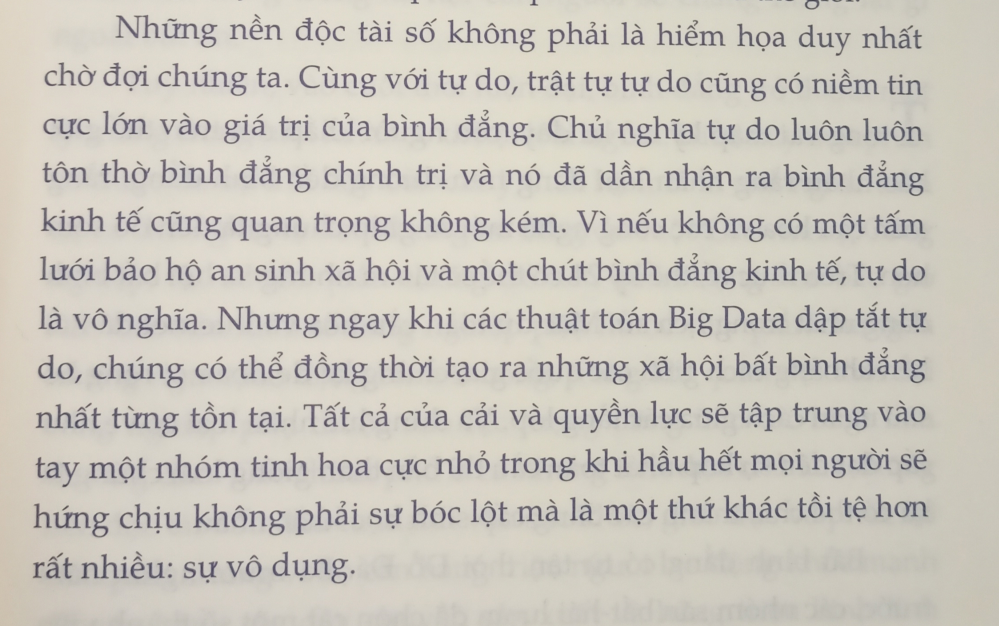
#> input picture img/input/21.jpg, 1998 x 1252 px (shown at 1/2 size); its folder holds only this picture in this run
$ python -i img_processing.py   (imports and definitions only)
#> lines starting #> are read from the running program, lines starting #| are printed output that depends on the picture; after the words box and inside, x2 and y2 are one past the last pixel; in counts of white or black regions, pixels touching at a corner belong together
import os
import random
import string
import time

import cv2
import numpy as np
import pytesseract


def resize_image(image, scale_percent=100, new_width=1000):
    if scale_percent == 100:
        scale_percent = new_width / image.shape[1] * 100

    width = int(image.shape[1] * scale_percent / 100)
    height = int(image.shape[0] * scale_percent / 100)
    dim = (width, height)
    return cv2.resize(image, dim, interpolation=cv2.INTER_AREA)


def preprocess_image(image, ksize, component):
    gray_image = cv2.cvtColor(image, cv2.COLOR_BGR2GRAY)
    _, thresh_image = cv2.threshold(255 - gray_image, 127, 255, cv2.THRESH_OTSU)
    rect_kernel = cv2.getStructuringElement(cv2.MORPH_RECT, ksize)

    #Applying erosion on the threshold image


    # Applying dilation on the threshold image

    if component == "char":
        dst = cv2.morphologyEx(thresh_image, cv2.MORPH_ERODE, cv2.getStructuringElement(cv2.MORPH_RECT, (1, 2)))
        dst = cv2.dilate(dst, rect_kernel, iterations=1)
    else:
        dst = cv2.dilate(thresh_image, rect_kernel, iterations=1)

    # # Display the image
    # random_string = ''.join(random.choice(string.ascii_lowercase + string.digits) for _ in range(5))
    # cv2.imshow(random_string, dst)
    return dst


# [35 lines left out: functions thinner, preprocess_image_adaptive, not called in this run]


def find_contours(thresh_image):
    contours, hierarchy = cv2.findContours(thresh_image, cv2.RETR_EXTERNAL, cv2.CHAIN_APPROX_SIMPLE)
    return contours


def filter_contours(contours, component):
    filtered_contours = []

    mean_area = np.mean([cv2.contourArea(cnt) for cnt in contours])
    # mean_width = np.mean([cv2.boundingRect(cnt)[2] for cnt in contours])
    mean_height = np.mean([cv2.boundingRect(cnt)[3] for cnt in contours if cv2.boundingRect(cnt)[3] > 30])

    for cnt in contours:
        area = cv2.contourArea(cnt)
        x, y, w, h = cv2.boundingRect(cnt)

        # Filter based on aspect ratio, area, and other desired criteria
        if component == "region":
            if mean_height * 0.75 < h < mean_height * 1.5:
                filtered_contours.append(cnt)
        elif component == "word":
            if area > 300 and 0.5 < w / h < 10:
                filtered_contours.append(cnt)
        elif component == "char":
            if mean_area / 5 < area < mean_area * 2.5 and 0.1 <= w / h <= 2.5:
                filtered_contours.append(cnt)

    return filtered_contours


# [41 lines of commented-out code are left out]


def detect_regions(image, preprocess_method=preprocess_image, ksize=(25, 30), blocksize=9, scale_percent=60):
    resized_image = resize_image(image, scale_percent=scale_percent)

    global preprocessed_image
    if preprocess_method == preprocess_image_adaptive:
        preprocessed_image = preprocess_method(resized_image, blocksize)
    elif preprocess_method == preprocess_image:
        preprocessed_image = preprocess_method(resized_image, ksize, "region")

    contours = find_contours(preprocessed_image)
    region_contours = filter_contours(contours, "region")

    regions = []
    image2 = resized_image.copy()
    for i, contour in enumerate(region_contours):
        x, y, w, h = cv2.boundingRect(contour)
        cv2.rectangle(image2, (x, y), (x + w, y + h), (0, 255, 0), 1)
        regions.append(resized_image[y:y + h, x:x + w])
    cv2.imshow("Regions", image2)

    return regions


# [103 lines left out: functions detect_words, detect_chars, __convert_to_normal_char, write_image, sort_contours, not called in this run]

>>> import cv2
>>> picture = cv2.imread('../img/input/21.jpg')
#> picture is the input picture: shape (1252, 1998, 3); mean B, G, R 188.8, 197.8, 202
>>> result = detect_regions(picture)
#> in resize_image, `return cv2.resize(image, dim, interpolation=cv2.INTER_AREA)`:
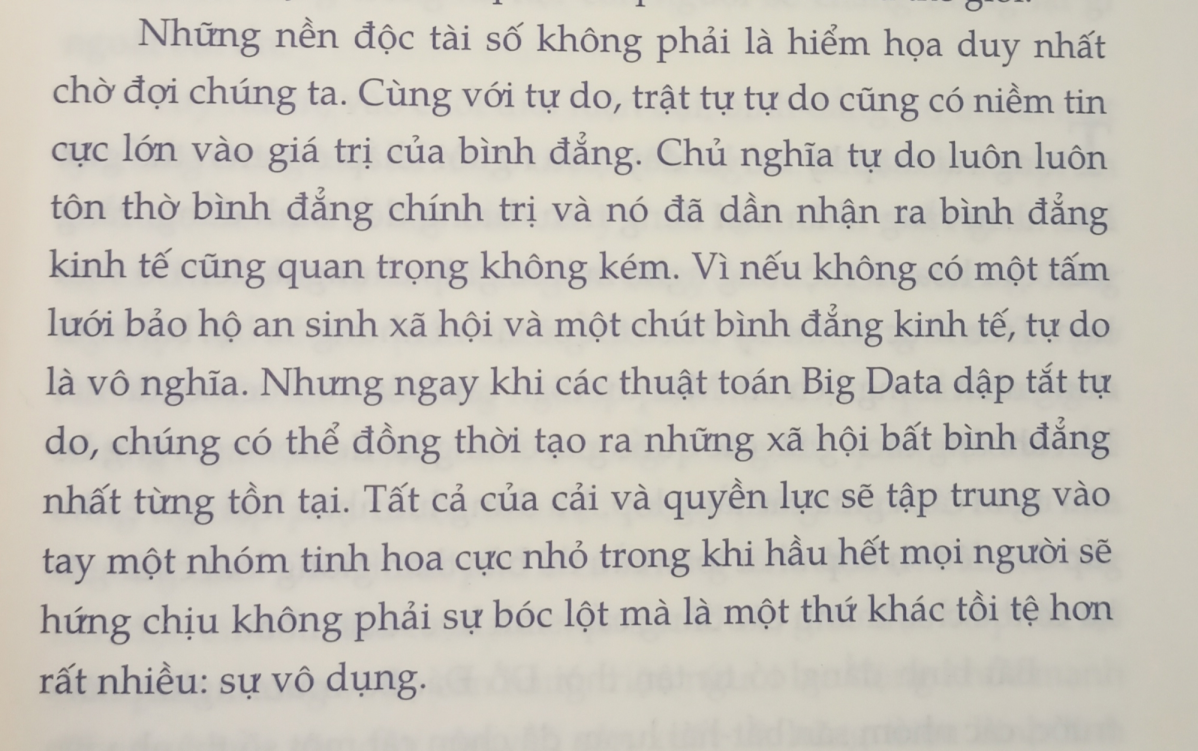
#> returned value: shape (751, 1198, 3); mean of channels 0, 1, 2 188.8, 197.8, 202; drawn as B, G, R
#> in preprocess_image, `_, thresh_image = cv2.threshold(255 - gray_image, 127, 255, cv2.THRESH..`:
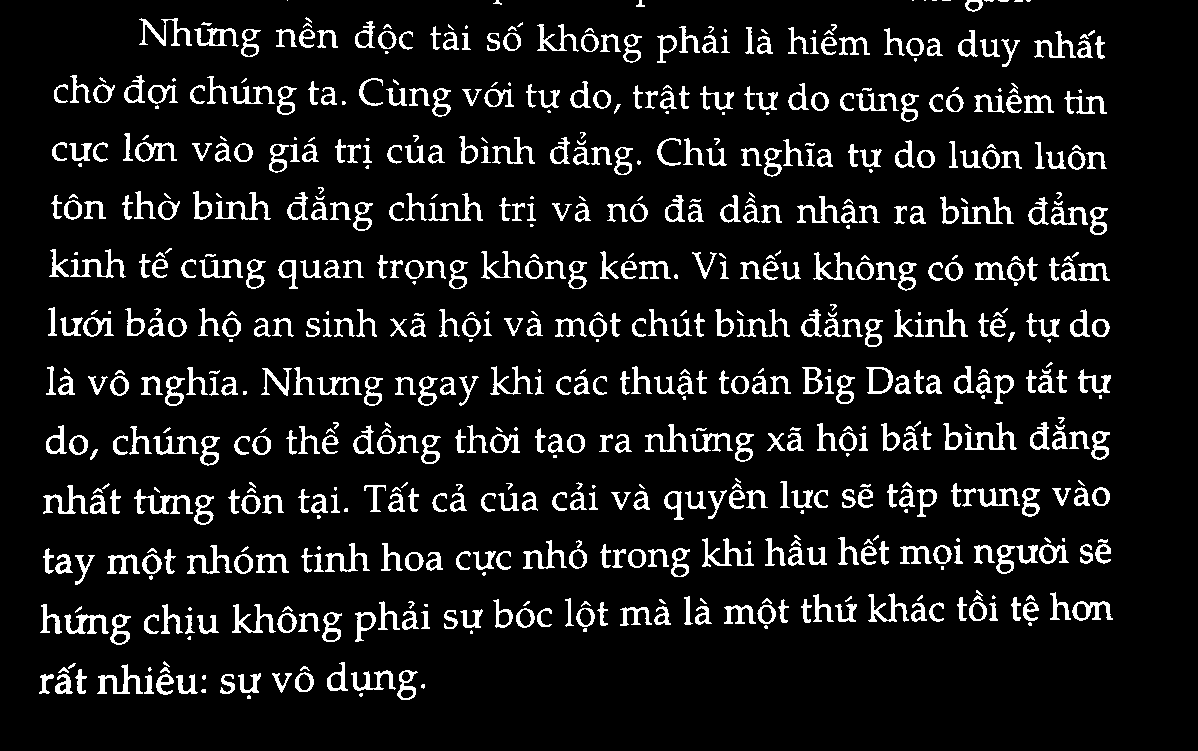
#> thresh_image: shape (751, 1198); 9.8% white; 697 white regions (146 under 20 px), largest, box (x1, y1, x2, y2) and area: (134, 489, 193, 514) 524, (702, 538, 754, 567) 489, (965, 422, 1017, 450) 483
#> in preprocess_image, `dst = cv2.dilate(thresh_image, rect_kernel, iterations=1)`:
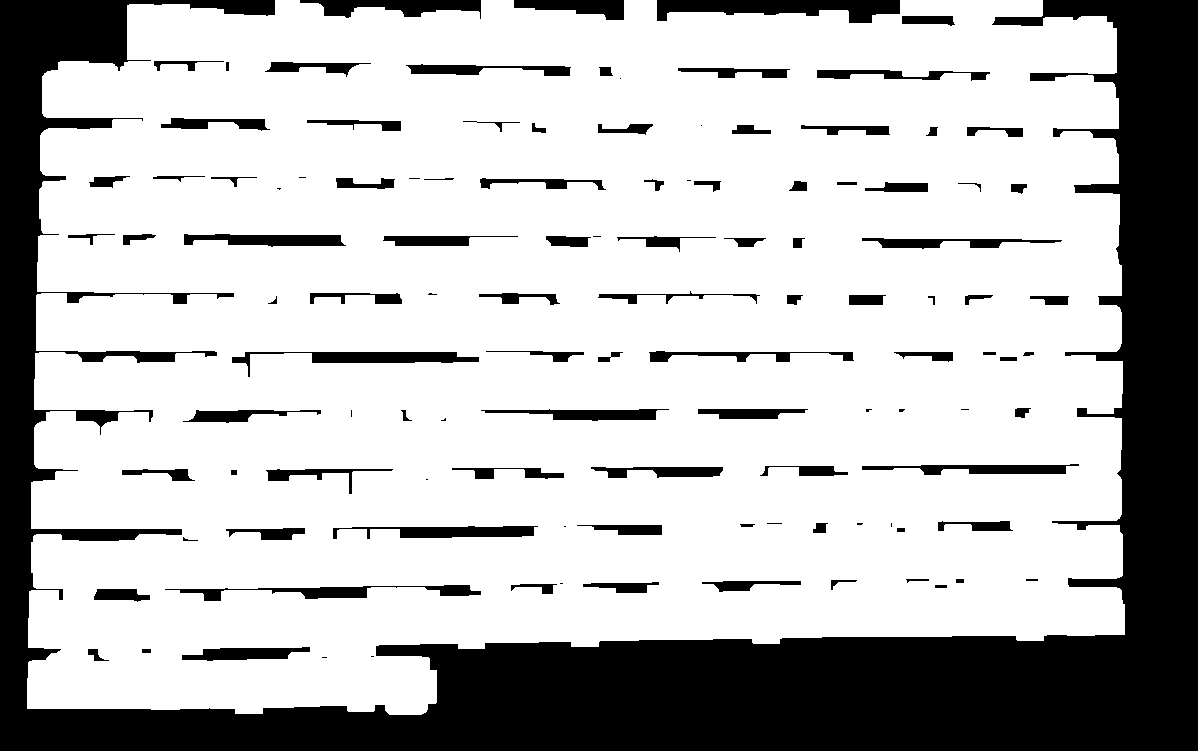
#> dst: shape (751, 1198); 73.5% white; 114 black regions (21 under 20 px)
#> in find_contours, `contours, hierarchy = cv2.findContours(thresh_image, cv2.RETR_EXTERNAL..`: contours = 1 contour; box (x1, y1, x2, y2) and area: (27, 0, 1125, 715) 694716
#> in filter_contours, `mean_area = np.mean([cv2.contourArea(cnt) for cnt in contours])`: mean_area = 694715.5
#> in filter_contours, `mean_height = np.mean([cv2.boundingRect(cnt)[3] for cnt in contours if..`: mean_height = 715
#> the loop in filter_contours, `for cnt in contours:` made 1 pass
#> (area, x, y, w, h) on pass 1: (694715.5, 27, 0, 1098, 715)
#> after the loop in filter_contours, `for cnt in contours:`: filtered_contours has the same summary as contours in find_contours
#> in detect_regions, `region_contours = filter_contours(contours, "region")`: region_contours has the same summary as contours in find_contours
#> the loop in detect_regions, `for i, contour in enumerate(region_contours):` made 1 pass
#> (x, y, w, h) on pass 1: (27, 0, 1098, 715)
#> after the loop in detect_regions, `for i, contour in enumerate(region_contours):`:
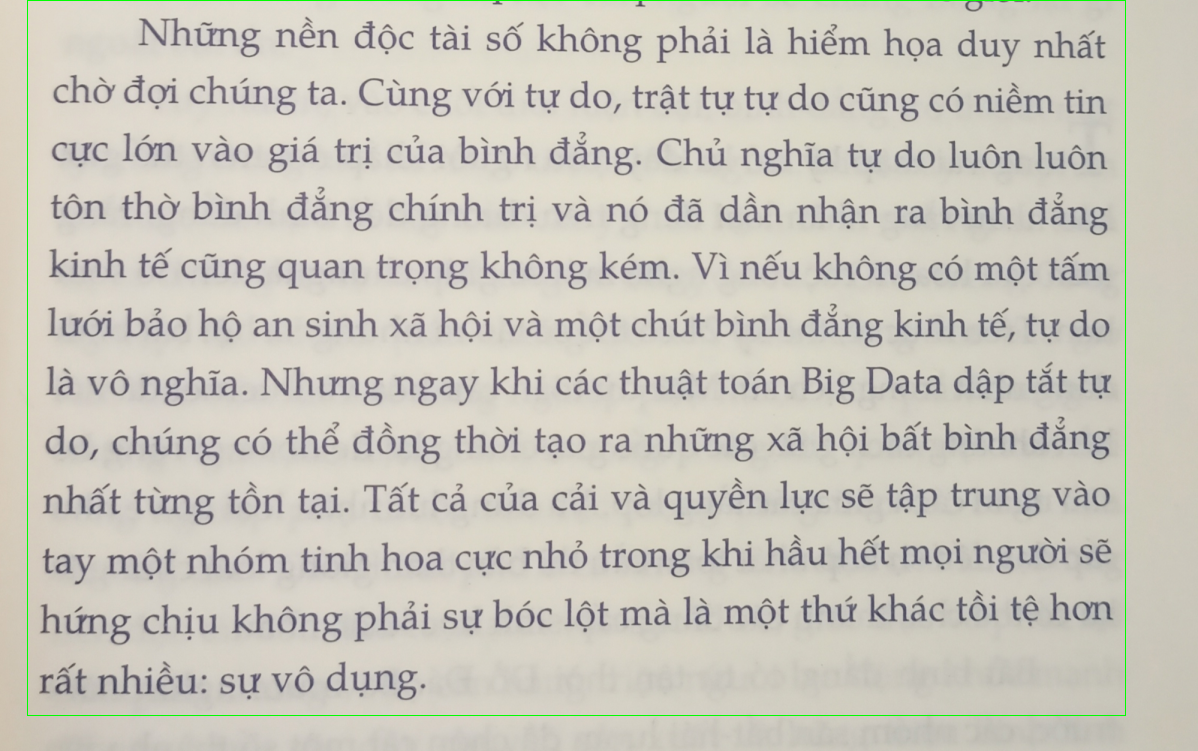
#> image2: shape (751, 1198, 3); 0.4% of pixels changed, all inside (x1, y1, x2, y2) = (27, 0, 1126, 716)
#> after the loop in detect_regions, `for i, contour in enumerate(region_contours):`: regions = 1 item
#> result = 1 item

$ run again, on img/input/4.jpg
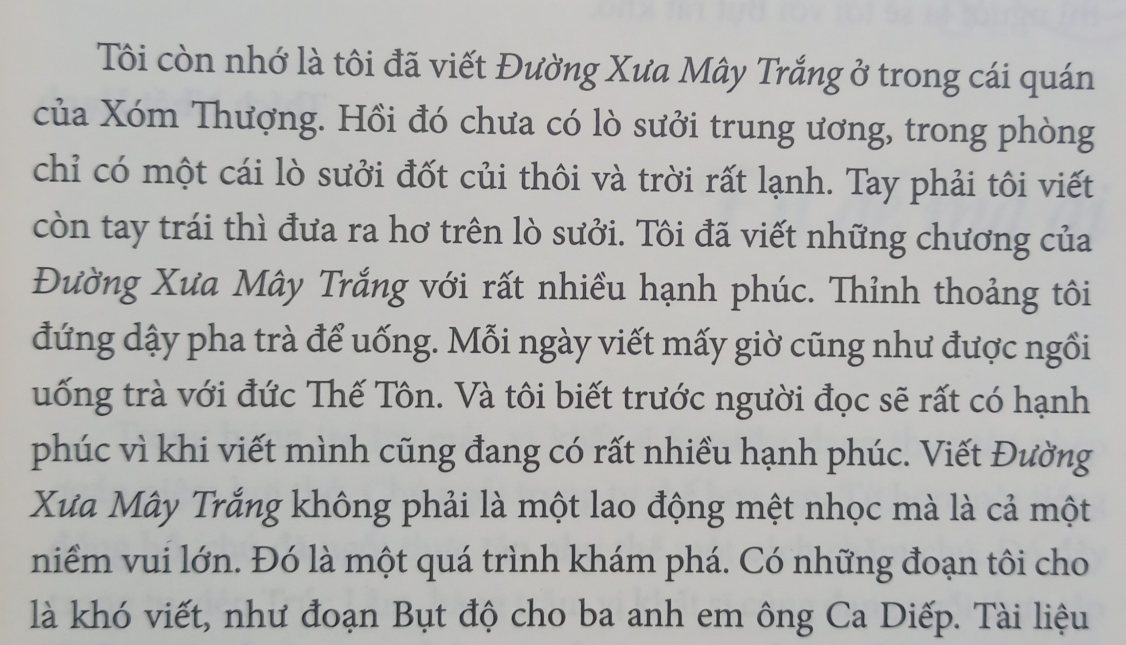
#> input picture img/input/4.jpg, 2252 x 1290 px (shown at 1/2 size)
#> picture is the input picture: shape (1290, 2252, 3); mean B, G, R 176, 177.2, 177.2
#> in preprocess_image, `_, thresh_image = cv2.threshold(255 - gray_image, 127, 255, cv2.THRESH..`:
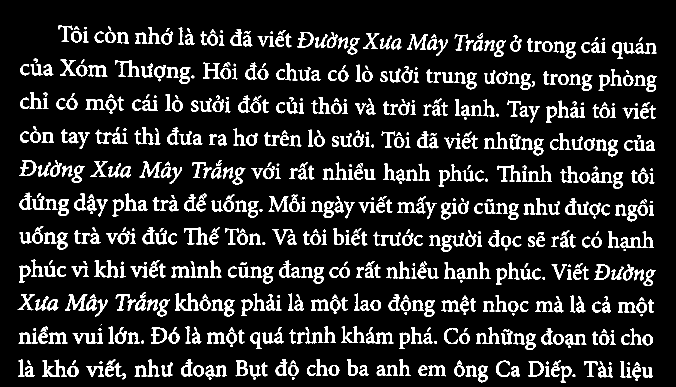
#> thresh_image: shape (774, 1351) (shown at 1/2 size); 12.9% white; 736 white regions (11 under 20 px), largest, box (x1, y1, x2, y2) and area: (1241, 463, 1308, 496) 736, (84, 719, 134, 754) 683, (189, 520, 238, 555) 672
#> dst: shape (774, 1351); 79.4% white; 56 black regions (1 under 20 px)
#> in find_contours, `contours, hierarchy = cv2.findContours(thresh_image, cv2.RETR_EXTERNAL..`: contours = 1 contour; box (x1, y1, x2, y2) and area: (23, 37, 1326, 774) 886863
#> mean_area = 886863
#> mean_height = 737
#> the loop in filter_contours, `for cnt in contours:` made 1 pass
#> (area, x, y, w, h) on pass 1: (886863, 23, 37, 1303, 737)
#> after the loop in filter_contours, `for cnt in contours:`: filtered_contours has the same summary as contours in find_contours
#> region_contours has the same summary as contours in find_contours
#> the loop in detect_regions, `for i, contour in enumerate(region_contours):` made 1 pass
#> (x, y, w, h) on pass 1: (23, 37, 1303, 737)
#> after the loop in detect_regions, `for i, contour in enumerate(region_contours):`:
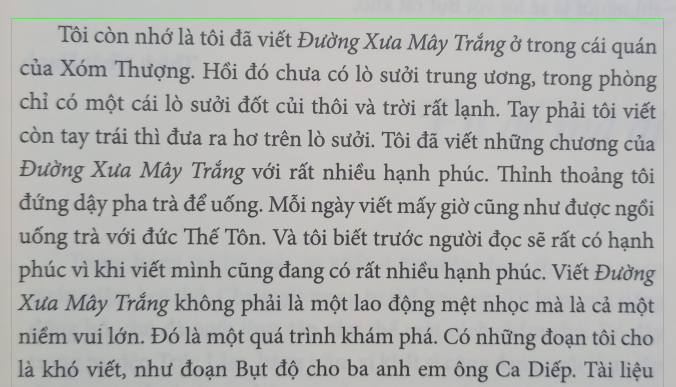
#> image2: shape (774, 1351, 3) (shown at 1/2 size); mean B, G, R 175.5, 177.3, 176.7
#> after the loop in detect_regions, `for i, contour in enumerate(region_contours):`: regions = 1 item

$ run again, on img/input/21_2.jpg
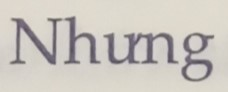
#> input picture img/input/21_2.jpg, 228 x 92 px
#> picture is the input picture: shape (92, 228, 3); mean B, G, R 191.4, 197.8, 202.6
#> in preprocess_image, `_, thresh_image = cv2.threshold(255 - gray_image, 127, 255, cv2.THRESH..`:
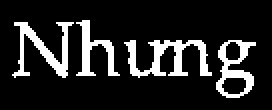
#> thresh_image: shape (55, 136) (shown 2 times larger); 14.7% white; 4 white regions, box (x1, y1, x2, y2) and area: (62, 20, 106, 39) 351, (6, 11, 37, 39) 291, (108, 20, 128, 49) 245, (38, 10, 60, 38) 210
#> dst: shape (55, 136); 92% white; 2 black regions
#> in find_contours, `contours, hierarchy = cv2.findContours(thresh_image, cv2.RETR_EXTERNAL..`: contours = 1 contour; box (x1, y1, x2, y2) and area: (0, 0, 136, 55) 6692
#> mean_area = 6692
#> mean_height = 55
#> the loop in filter_contours, `for cnt in contours:` made 1 pass
#> (area, x, y, w, h) on pass 1: (6692, 0, 0, 136, 55)
#> after the loop in filter_contours, `for cnt in contours:`: filtered_contours has the same summary as contours in find_contours
#> region_contours has the same summary as contours in find_contours
#> the loop in detect_regions, `for i, contour in enumerate(region_contours):` made 1 pass
#> after the loop in detect_regions, `for i, contour in enumerate(region_contours):`:
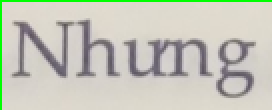
#> image2: shape (55, 136, 3) (shown 2 times larger); mean B, G, R 186.2, 198.8, 197
#> after the loop in detect_regions, `for i, contour in enumerate(region_contours):`: regions = 1 item
